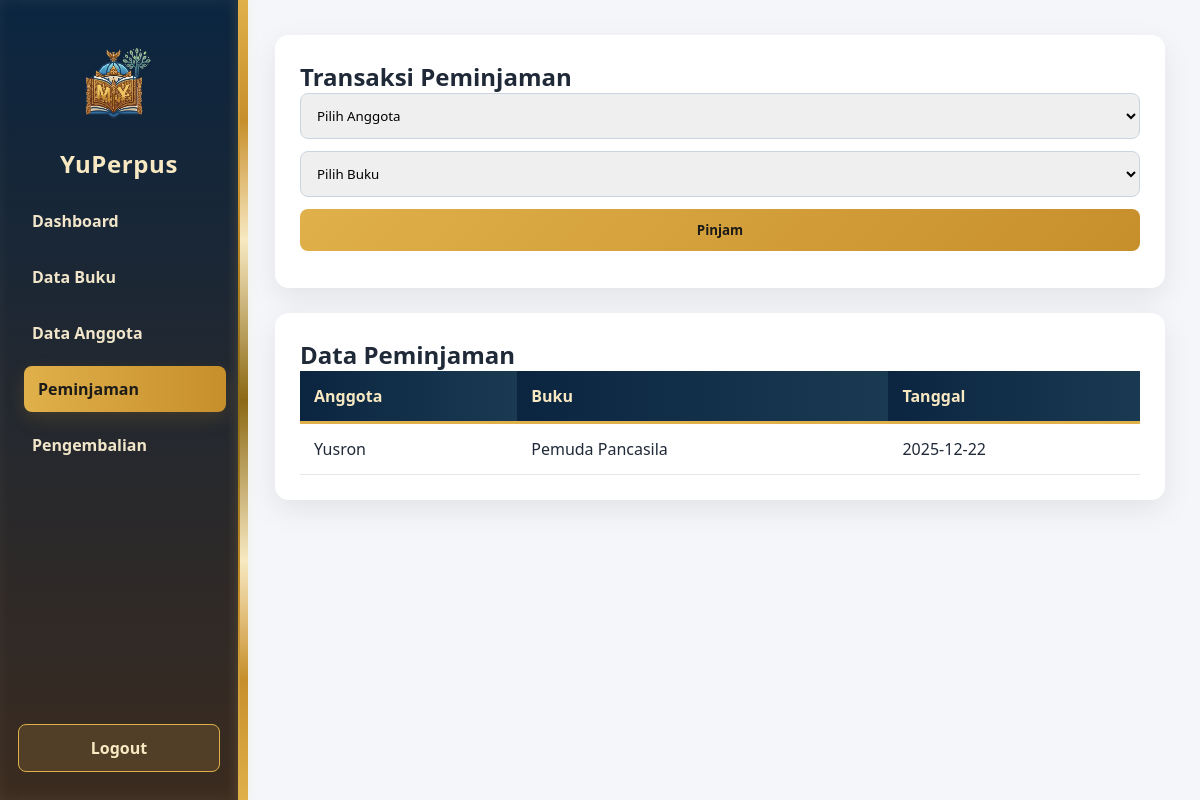
The app's page /pinjam.php (signed in) with its own data.
### tables this page shows
CREATE TABLE `peminjaman` (
  `id` int(11) NOT NULL,
  `id_buku` int(11) DEFAULT NULL,
  `id_anggota` int(11) DEFAULT NULL,
  `tanggal_pinjam` date DEFAULT NULL,
  `tanggal_kembali` date DEFAULT NULL
);

CREATE TABLE `anggota` (
  `id` int(11) NOT NULL,
  `nama` varchar(100) DEFAULT NULL,
  `alamat` text DEFAULT NULL,
  `telp` varchar(20) DEFAULT NULL
);

CREATE TABLE `buku` (
  `id` int(11) NOT NULL,
  `judul` varchar(100) DEFAULT NULL,
  `penulis` varchar(100) DEFAULT NULL,
  `tahun` int(11) DEFAULT NULL,
  `status` varchar(20) DEFAULT NULL
);

### pinjam.php (the view, shortened to what this page needs)
<?php
include 'koneksi.php';
?>
<!DOCTYPE html>
<html>
<head>
    <link rel="stylesheet" href="assets/dashboard.css">
</head>
<body>
    <div class="container">
        <div class="sidebar">
            <img src="assets/logo.png" alt="Library Logo" class="sidebar-logo">
            <h2>YuPerpus</h2>
            <a href="dashboard.php">Dashboard</a>
            <a href="buku.php">Data Buku</a>
            <a href="anggota.php">Data Anggota</a>
            <a href="pinjam.php" class="active">Peminjaman</a>
            <a href="kembali.php">Pengembalian</a>
            <a href="logout.php">Logout</a>
        </div>
        <div class="content normal-bg">
            <div class="card form-card">
                <h2>Transaksi Peminjaman</h2>
                <form method="post" autocomplete="off">
                    <select name="anggota" required>
                        <option value="">Pilih Anggota</option>
                    </select>
                    <select name="buku" required>
                        <option value="">Pilih Buku</option>
                    </select>
                    <button name="pinjam">Pinjam</button>
                </form>
            </div>
            <div class="card table-card">
                <h2>Data Peminjaman</h2>
                <table>
                    <tr>
                        <th>Anggota</th>
                        <th>Buku</th>
                        <th>Tanggal</th>
                    </tr>
                    <?php
                    $anggota_pk = 'id';
                    $cols = mysqli_query($koneksi, "SHOW COLUMNS FROM anggota");
                    if ($cols) {
                        while ($col = mysqli_fetch_assoc($cols)) {
                            if ($col['Field'] === 'id') {
                                $anggota_pk = 'id';
                            }
                        }
                    }
                    $buku_pk = 'id_buku';
                    $bcols3 = mysqli_query($koneksi, "SHOW COLUMNS FROM buku");
                    if ($bcols3) {
                        while ($c3 = mysqli_fetch_assoc($bcols3)) {
                            if ($c3['Field'] === 'id') {
                                $buku_pk = 'id';
                            }
                        }
                    }
                    $sql = "SELECT a.nama, b.judul, p.tanggal_pinjam AS tanggal
                            FROM peminjaman p
                            JOIN anggota a ON p.id_anggota = a." . $anggota_pk . "
                            JOIN buku b ON p.id_buku = b." . $buku_pk;
                    $q = mysqli_query($koneksi, $sql);
                    if ($q) {
                        while ($d = mysqli_fetch_array($q)) {
                            echo "<tr>
<td>$d[nama]</td>
<td>$d[judul]</td>
<td>$d[tanggal]</td>
</tr>";
                        }
                    } else {
                        echo "<tr><td colspan='3'>Tidak dapat mengambil data peminjaman.</td></tr>";
                    }
                    ?>
                </table>
            </div>
        </div>
    </div>
</body>
</html>

### assets/dashboard.css (style rules this page uses)
* { margin: 0; padding: 0; box-sizing: border-box; font-family: 'Segoe UI', sans-serif; }
body { background: #f4f6f9; color: #1f2937; }
.container { display: flex; min-height: 100vh; }
.sidebar { width: 240px; background: linear-gradient(180deg,#0b2540 0%, #3b2b1f 100%); padding: 28px 18px; position: fixed; top: 0; left: 0; height: 100vh; animation: slideIn 0.6s ease; box-shadow: 3px 0 20px rgba(0,0,0,0.35), inset -2px 0 15px rgba(248,233,194,0.08); border-right: 2px solid; border-image: linear-gradient(180deg, #e0b04b, #c78f2b, #8b6914, #c78f2b, #e0b04b) 1; display: flex; flex-direction: column; }
.sidebar h2 { color: #f8e9c2; text-align: center; margin-bottom: 18px; font-weight: 700; letter-spacing: 0.6px; }
.sidebar-logo { display: block; margin: 12px auto; width: 150px; max-width: 90%; height: auto; border-radius: 8px; background: transparent; padding: 0; object-fit: contain; }
@media (min-width: 900px) { .sidebar-logo { width: 200px; } }
.sidebar a { display: block; color: #f1e6c9; text-decoration: none; padding: 12px 14px; border-radius: 8px; margin-bottom: 10px; transition: all 0.25s ease; font-weight: 600; }
.sidebar a.active { background: linear-gradient(90deg,#e0b04b, #c78f2b); color: #1b1b18; box-shadow: 0 6px 18px rgba(199,143,43,0.18); transform: translateX(6px); }
.sidebar a:last-child { margin-top: auto; margin-bottom: 0; background: rgba(224, 176, 75, 0.15); border: 1px solid #e0b04b; border-radius: 8px; padding: 12px 14px; color: #f8e9c2; text-align: center; transition: all 0.25s ease; }
.content { margin-left: 240px; padding: 35px; width: calc(100% - 240px); position: relative; background: #f4f6f9; }
.content::before { content: ""; position: absolute; left: 0; top: 0; width: 8px; height: 100%; background: linear-gradient(180deg, #e0b04b 0%, #c78f2b 15%, #f8e9c2 30%, #8b6914 50%, #f8e9c2 70%, #c78f2b 85%, #e0b04b 100%); box-shadow: -2px 0 12px rgba(224, 176, 75, 0.15); pointer-events: none; }
.card { background: white; padding: 25px; border-radius: 14px; margin-bottom: 25px; box-shadow: 0 10px 30px rgba(0,0,0,0.08); animation: fadeUp 0.6s ease; }
.fade-in { animation: fadeSlide 0.6s ease forwards; }
.table-card table { width: 100%; border-collapse: collapse; }
.table-card th { background: linear-gradient(90deg, #0b2540, #1a3a52); color: #f8e9c2; padding: 14px; text-align: left; border-bottom: 3px solid #e0b04b; }
.table-card td { padding: 14px; border-bottom: 1px solid #e5e7eb; }
.form-card input, .form-card select, .form-card button { width: 100%; padding: 12px; margin-bottom: 12px; border-radius: 8px; border: 1px solid #cbd5e1; }
.form-card button { background: linear-gradient(135deg, #e0b04b, #c78f2b); color: #1b1b18; border: none; cursor: pointer; transition: 0.3s; font-weight: 600; }

### records on screen
peminjaman: id_anggota.nama "Yusron", id_buku.judul "Pemuda Pancasila", tanggal_pinjam "2025-12-22"
